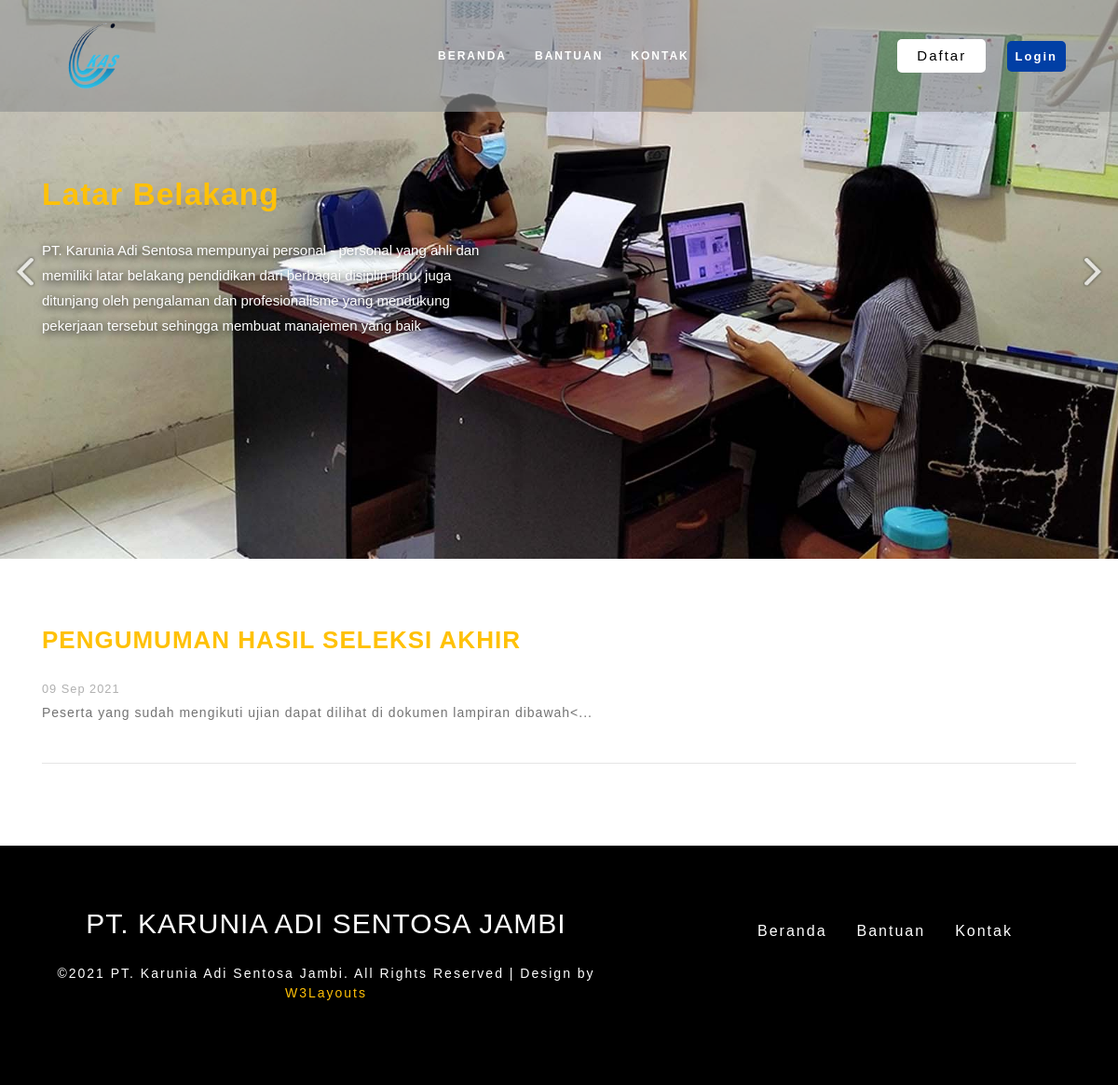
The page / on the database its author committed.
### tables this page shows
CREATE TABLE IF NOT EXISTS `perusahaan` (
  `id` int(11) NOT NULL AUTO_INCREMENT,
  `lokasi` varchar(100) NOT NULL,
  `judul` text DEFAULT NULL,
  `deskripsi` text DEFAULT NULL,
  PRIMARY KEY (`id`)
);

CREATE TABLE IF NOT EXISTS `pengumuman` (
  `id` int(11) NOT NULL AUTO_INCREMENT,
  `judul` varchar(250) NOT NULL,
  `banner` text DEFAULT NULL,
  `file_lampiran` text DEFAULT NULL,
  `deskripsi` text NOT NULL,
  `timestamps` varchar(21) NOT NULL,
  `tampilkan` tinyint(1) NOT NULL DEFAULT 1,
  PRIMARY KEY (`id`)
);

### application/controllers/Welcome.php (called while the page is built, shortened)
<?php
class Welcome extends CI_Controller {
    function __construct()
    {
        $this->load->model('Pekerjaan_model');
    }
	public function index()
	{
		$this->load->model("Pengumuman_model");
		$data = array(
			'data_loker'=>$this->Pengumuman_model->get_pengumuman(),
			'content'=>'home'
		);
		$this->load->view('container',$data);
	}
}

### index.php (called while the page is built, shortened)
<?php
require_once BASEPATH.'core/CodeIgniter.php';

### application/helpers/default_helper.php (called while the page is built, shortened)
<?php  if ( ! defined('BASEPATH')) exit('No direct script access allowed');
function str_shortened($str, $lenght, $ext = "..."){
	$res = NULL;
	if(strlen($str)>$lenght){
		$res = substr($str, 0, $lenght).$ext;
	}else{
		$res = $str;
	}
	return $res;
}
function is_odd($number){
	if($number % 2 == 0){
        return false;
    }
    else{
        return true;
    }
}

### application/models/Pengumuman_model.php (called while the page is built, shortened)
<?php
class Pengumuman_model extends CI_Model
{
    function get_pengumuman()
    {
        $this->db->where("tampilkan", "1");
        $this->db->order_by("timestamps", "DESC");
        $this->db->limit(10, 0);
        return $this->db->get("pengumuman")->result();
    }
}

### application/views/home.php (the view, shortened to what this page needs)
<?php
$slider1 = $this->db->where("lokasi", "slider 1")->get("perusahaan")->row();
?>
<div class="slider">
   <div class="callbacks_container">
      <ul class="rslides" id="slider4">
         <li>
            <div class="slider-img one-img">
               <div class="container">
                  <div class="slider-info ">
                     <div class="slider-sub">
                        <h6><?php echo ($slider1->judul) ?></h6>
                     </div>
                     <div class="bottom-info">
                        <p>
                           <?php echo ($slider1->deskripsi) ?>
                        </p>
                     </div>
                  </div>
               </div>
            </div>
         </li>
      </ul>
   </div>
</div>
<?php if (count($data_loker) >= 1) : ?>
   <section class="py-lg-4 py-md-3 py-sm-3 py-3" id="service">
      <div class="container py-lg-5 py-md-5 py-sm-4 py-3">
         <?php
         $no = 1;
         foreach ($data_loker as $key => $value) : ?>
            <?php if (is_odd($no)) : ?>
               <div class="row top-service pb-lg-4 pb-md-3 pb-2">
                  <div class="col-lg-8 col-md-8 service-wthree-info-left">
                     <a href="Welcome/berita/<?php echo $value->id ?>">
                        <h4 class="mb-lg-4 mb-3"><?php echo $value->judul ?></h4>
                     </a>
                     <small style="color: #b0b0b0"><?php echo date("d M Y", $value->timestamps) ?></small><br>
                     <?php echo str_shortened($value->deskripsi, 80, "...") ?>
                  </div>
                  <div class="col-lg-4 col-md-4 ser-service gap-service text-center">
                     <div class="service-icon-one">
                     </div>
                  </div>
               </div>
            <?php endif ?>
            <hr>
            <?php $no++; ?>
         <?php endforeach ?>
      </div>
   </section>
<?php endif ?>

### application/views/_partials/navbar.php (shortened to what this page needs)
<div class="header-outs" id="header">
   <div class="header-w3layouts" style="background-color: rgba(146, 148, 147, 0.64) !important;">
      <nav class="navbar navbar-expand-lg navbar-light">
         <div class="hedder-up">
            <?php $l = (base_url($this->db->where("lokasi", "logo")->get("perusahaan")->row()->deskripsi)) ?>
            <h1><a class="navbar-brand" href="index"><img src="<?php echo ($l) ?>" alt="" style="max-width: 90px;"></a></h1>
         </div>
         <div class="collapse navbar-collapse justify-content-end" id="navbarSupportedContent">
            <ul class="navbar-nav ">
               <li class="nav-item">
                  <a class="nav-link" href="Welcome">Beranda</a>
               </li>
               <li class="nav-item">
                  <a href="Welcome/help" class="nav-link ">Bantuan</a>
               </li>
               <li class="nav-item">
                  <a href="Welcome/contact" class="nav-link">Kontak</a>
               </li>
            </ul>
            <div class="both-butns">
               <ul>
                  <li>
                     <button type="button" class="register-hedder" data-toggle="modal" data-target="#exampleModalCenter2">
                        Daftar
                     </button>
                  </li>
                  <li>
                     <div class="contact-hedder">
                        <button type="button" class="btn login-hedder" data-toggle="modal" data-target="#exampleModalCenter">
                           Login
                        </button>
                     </div>
                  </li>
               </ul>
            </div>
         </div>
      </nav>
   </div>
</div>

### rows shown on the page
perusahaan: deskripsi (picture)
perusahaan: judul "Latar Belakang", deskripsi "PT. Karunia Adi Sentosa mempunyai personal - personal yang ahli dan memiliki latar belakang pendidikan dari berbagai disiplin ilmu, juga ditunjang oleh pengalaman dan profesionalisme yang mendukung pekerjaan tersebut sehingga membuat manajemen yang baik"
pengumuman: judul "PENGUMUMAN HASIL SELEKSI AKHIR", timestamps "09 Sep 2021", deskripsi "Peserta yang sudah mengikuti ujian dapat dilihat di dokumen lampiran dibawah<..."
